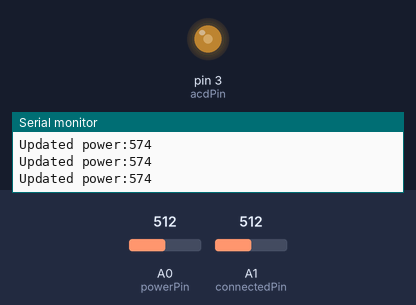
Bench run of a sketch on a simulated Arduino Uno, built with avr-gcc and run on an emulated ATmega328P. On the bench: output pins drawn as LEDs (lit = HIGH), the last lines printed to the serial monitor. Inputs (shaded band) come from the test bench; at power-on: A0 (powerPin) = 512, A1 (connectedPin) = 512.

Above: at 1.2 s.
1.3 s: A0 (powerPin) set to 900
At 2.5 s:
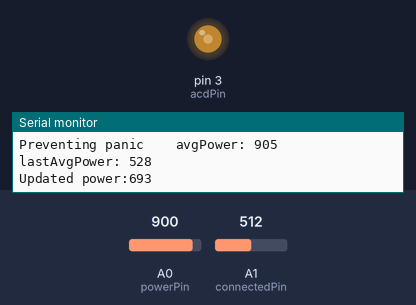
4.3 s: A0 (powerPin) set to 1023
At 4.52 s:
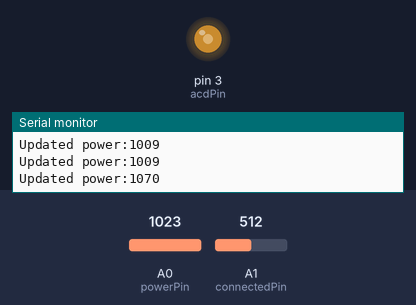
Timing chart, 0 to 7.3 s (numbered marks = the images above; inputs shaded):
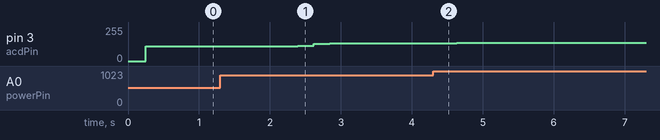

Measured:
- after the input at 1.3 s, pin 3 (acdPin): 109/255 → 114/255 after 1.1 s, → 130/255 0.22 s later, → 132/255 0.22 s later
- after the input at 4.3 s, pin 3 (acdPin): 132/255 → 135/255 after 0.11 s, → 137/255 0.22 s later

The sketch:

mesh2External.ino
```cpp
#include <RBDdimmer.h> // For AC dimmer
#define acdPin 3 // For AC Dimmer PSM Pin
#define zeroCrossPin 2 // For AC Dimmer ZC Pin
#define USE_SERIAL  Serial

dimmerLamp acd(acdPin);

int powerPin = A0;
int connectedPin = A1;

long avgConnect = 0;
long avgPower = 0;
int avgCounter = -1;
long avgAvgPower = 0;
int avgAvgCounter = -1;
int lastAvgPower = -1;


void setup() {
  Serial.begin(115200);
  pinMode(powerPin, INPUT);
  pinMode(connectedPin, INPUT);
  acd.begin(NORMAL_MODE, ON);
}

void changeDimmer(int x){
  x = (x / 50) + 32 ;
  /*Serial.print("Adjusted power:");
  Serial.println(x);*/
  acd.setPower(x);
}

void loop() {
  long mesh2Val = analogRead(powerPin);
  long connectVal = analogRead(connectedPin);
  //Serial.print("Input power:");
  //Serial.println(mesh2Val);

  avgConnect += connectVal;
  avgPower += mesh2Val;
  avgCounter += 1;

  if(avgCounter == 100) {
    avgPower /= 100;
    avgConnect /= 100;
    bool isConnect = avgConnect > 100;
    if(lastAvgPower != -1 && (!isConnect || lastAvgPower > avgPower + 200 || lastAvgPower < avgPower - 200)) {
      Serial.print("Preventing panic   ");
      Serial.print(" avgPower: ");
      Serial.print(avgPower);
      Serial.print(" lastAvgPower: ");
      Serial.println(lastAvgPower);
      delay(1000);
    } else {
      if(avgPower > 60) {
        avgAvgPower += avgPower;
        avgAvgCounter++;
        if(avgAvgCounter == 10) {
          avgAvgPower /= 10;
          avgAvgCounter = 0;
          Serial.print("Updated power:");
          Serial.println(avgAvgPower);
          changeDimmer(avgAvgPower);
        }
      }
    }
    lastAvgPower = avgPower;
    avgCounter = 0;
  }
}
```
